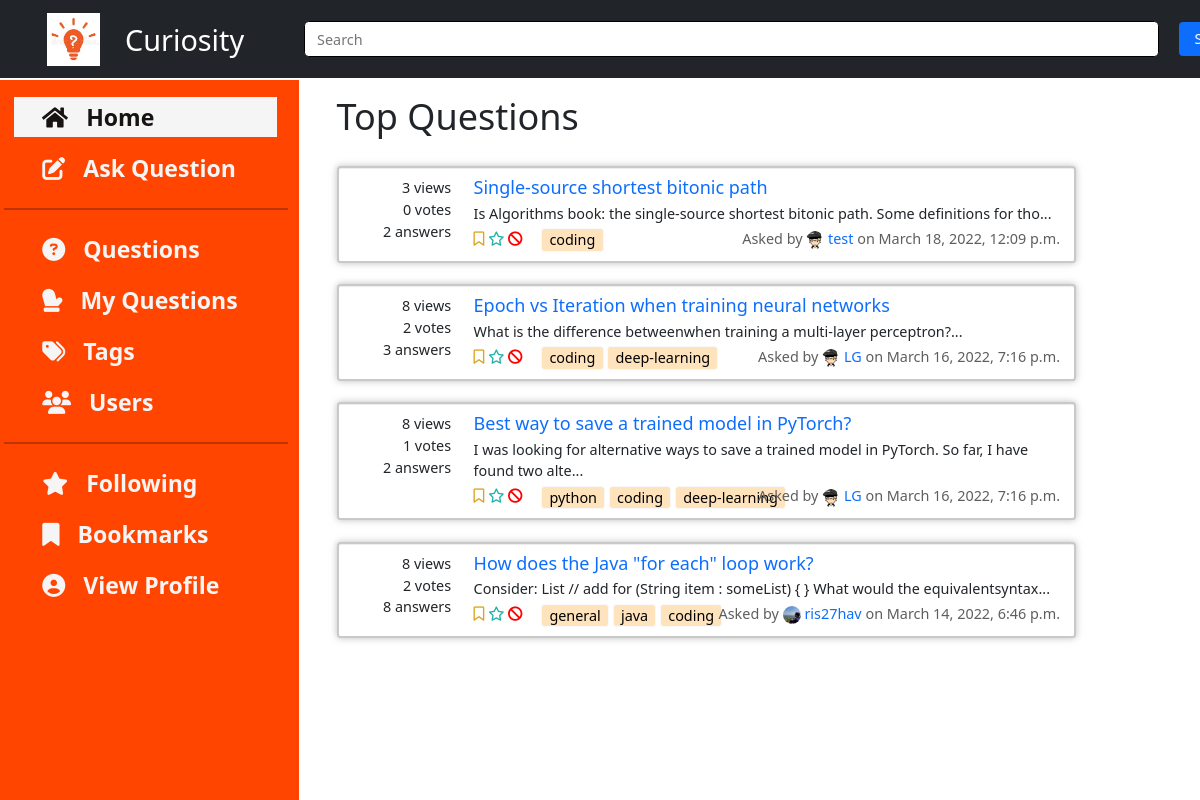
/home/tags/coding, run on the app's committed database.
### questions/models.py (models this page shows, shortened)
class Question(Content):
    title = models.CharField(max_length=100)
    tags = models.ManyToManyField(to='tags.Tag', blank=False)
    viewedBy = models.ManyToManyField(to='users.User', related_name='viewedBy', blank=True)
    def get_summary_text(self):
        text = re.sub(r'<.*?>|&+.*;+', '', self.text)
        return text[:100] + '...'
    class Meta:
        ordering = ['-pub_date']

### home/models.py (models this page shows, shortened)
class Content(models.Model):
    text = RichTextField(blank=False)
    author = models.ForeignKey(to='users.User', on_delete=models.SET_NULL, related_name='author', null=True)
    anonymous = models.BooleanField(default=False)
    pub_date = models.DateTimeField('date published', default = datetime.now(), blank=True, null=True)
    likedBy = models.ManyToManyField(to='users.User', related_name='likedBy', blank=True)
    dislikedBy = models.ManyToManyField(to='users.User', related_name='dislikedBy', blank=True)
    def get_votes(self):
        return self.likedBy.count() - self.dislikedBy.count()
    def get_author_name(self):
        if self.anonymous:
            return 'Anonymous User'
        else:
            return self.author.username

### tags/models.py (models this page shows, shortened)
class Tag(models.Model):
    name = models.CharField(max_length=50)

### users/models.py (models this page shows, shortened)
class User(AbstractUser):
    username = models.CharField(max_length=25,blank=False,unique=True)
    email = models.EmailField(
        verbose_name='email address',
        max_length=50,
        unique=True,
        blank=False,
        validators=[EmailValidator()]
    )
    name = models.CharField(max_length=30, blank=True, null=True)
    profile_image = models.ImageField(upload_to='profile_image', default='default.jpg')
    blocked = models.BooleanField(default=False)
    followingQuestions = models.ManyToManyField(to='questions.Question', related_name='users_following', blank=True)
    bookmarkQuestions = models.ManyToManyField(to='questions.Question', related_name='users_bookmarked', blank=True)
    favouriteTags = models.ManyToManyField(to='tags.Tag', blank=True)
    objects = UserInfoManager()
    USERNAME_FIELD = 'email'
    REQUIRED_FIELDS = ['username' ]

### home/views.py (the view)
# urls.py: path('tags/<tagname>', views.tagView, name='tags'),                  # tag questions page
def tagView(request, tagname):
    tagSel = Tag.objects.filter(name=tagname)
    tagQues = Question.objects.filter(tags__in=tagSel).distinct()
    context = {
        'questions': tagQues,
        'pop_tags': get_popular_tags()
    }
    return render(request, 'home/home.html', context=context)

### home/views.py (called while the page is built)
def get_popular_tags():
    return sorted(Tag.objects.all(), key=lambda x: x.question_set.count(), reverse=True)[:10]

### home/templates/home/home.html (shortened to what this page needs)
{% extends 'questions_list.html' %}
{% block heading %}
Top Questions
{% endblock %}

### templates/questions_list.html (shortened to what this page needs)
{% extends 'base.html' %}
{% block insert_content %}
<h1 class="container">
    {% block heading %}{% endblock %}
</h1>
<br>
<div class="container">
    {% if questions %}
    {%for question in questions%}
    <div class="card d-flex flex-row "
        style="box-shadow: 0 1px 1px rgba(0, 0, 0, 0.075) inset, 0 0 8px rgba(146, 146, 146, 0.6);">
        <div class="d-flex flex-column align-middle ques-stats">
            <span>{{question.viewedBy.count}} views</span>
            <span>{{question.get_votes}} votes</span>
            <span>{{question.answer_set.count}} answers</span>
        </div>
        <div class="d-flex flex-column">
            <a href="{% url 'questions:view_question' question_id=question.id %}" style="text-decoration: none;">
                <h5 style="margin-bottom: 4px;">{{question.title}}</h5>
            </a>
            <div style="margin-bottom: 4px;">{{question.get_summary_text}}</div>
            <div class="d-flex flex-row">
                <span>
                    <form class="follow-bookmark-form icon-only-buttons" style="display:inline">
                        <button type="submit" class="bookmark" name="action" , value="bookmark" data-toggle="tooltip" data-placement="bottom" title="Bookmark">
                            {% if user in question.users_bookmarked.all %}
                            <i class="fa-solid fa-bookmark"></i>
                            {% else %}
                            <i class="fa-regular fa-bookmark"></i>
                            {% endif %}
                        </button>
                        <button type="submit" class="follow" name="action" , value="follow" data-toggle="tooltip" data-placement="bottom" title="Follow">
                            {% if user in question.users_following.all %}
                            <i class="fa-solid fa-star"></i>
                            {% else %}
                            <i class="fa-regular fa-star"></i>
                            {% endif %}
                        </button>
                    </form>
                    {% if not user.blocked %}
                    <button type="button" class="report-button" data-bs-toggle="modal" data-bs-target="#staticBackdrop"  data-toggle="tooltip" data-placement="bottom" title="Report">
                        <i class="fa-solid fa-ban" style="color: red;"></i>
                    </button>
                    {% endif %}
                    {% for tag in question.tags.all %}
                    {% if tag in user.favouriteTags.all %}
                    <a class="btn btn-success" style="padding: 0px 8px;" href="{% url 'home:tags' tagname=tag.name%}"
                        class="tag_questions">{{tag.name}}</a>
                    {% else %}
                    <a class="btn btn-light" style="padding: 0px 8px; background-color: rgb(255, 227, 189);"
                        href="{% url 'home:tags' tagname=tag.name%}" class="tag_questions">{{tag.name}}</a>
                    {% endif %}
                    {% endfor %}
                </span>
                <div class="text-right" style="position: absolute; right: 16px; color: rgb(94, 94, 94);">Asked by
                    {% if question.get_author_name == 'Anonymous User' %}
                    someone
                    {% else %}
                    <a style="text-decoration: none;" href="{% url 'users:view_user' question.author.id %}">
                        <img src="{{question.author.profile_image.url}}" width="20" height="20"
                            style="border-radius: 50%;">
                        {{question.author.username}}</a>
                    {% endif %}
                    on {{question.pub_date}}
                </div>
            </div>
        </div>
    </div>
    <br />
    {%endfor%}
    {% else %}
    <h2>
        {% block empty_message %}
        No questions to display.
        {% endblock %}
    </h2>
    {% endif %}
</div>
{% endblock %}
{% block insert_right_bar %}
<br> <br> <br>
{% endblock %}

### static/css/master.css (style rules this page uses)
* { margin: 0; padding: 0; }
html { scroll-behavior: smooth; zoom: 90%; }
:root { --navbar-height: 59px; }
.icon-only-buttons button { background-color: transparent; border: none; color: black; padding: 0; margin: 0; }
.icon-only-buttons .fa-bookmark { color: goldenrod; }
.icon-only-buttons .fa-star { color: lightseagreen; }
.report-button { background-color: transparent; border: none; color: black; padding: 0; margin: 0; }
.card { padding: 10px; border: 3px solid rgb(201, 201, 201); }
.ques-stats span { width: 25%; min-width: 140px; text-align: right; padding-right: 25px; }

### data on the page
Question: viewedBy.count "3", get_votes "0", answer_set.count "2", title "Single-source shortest bitonic path", get_summary_text "Is Algorithms book: the single-source shortest bitonic path. Some definitions for tho...", author.profile_image (placeholder picture), author.username "test", pub_date "March 18, 2022, 12:09 p.m."
Tag: name "coding"
Question: viewedBy.count "8", get_votes "2", answer_set.count "3", title "Epoch vs Iteration when training neural networks", get_summary_text "What is the difference betweenwhen training a multi-layer perceptron?...", author.profile_image (placeholder picture), author.username "LG", pub_date "March 16, 2022, 7:16 p.m."
Tag: name "deep-learning"
Question: viewedBy.count "8", get_votes "1", answer_set.count "2", title "Best way to save a trained model in PyTorch?", get_summary_text "I was looking for alternative ways to save a trained model in PyTorch. So far, I have found two alte...", author.profile_image (placeholder picture), author.username "LG", pub_date "March 16, 2022, 7:16 p.m."
Tag: name "python"
Question: viewedBy.count "8", get_votes "2", answer_set.count "8", title "How does the Java \"for each\" loop work?", get_summary_text "Consider: List // add for (String item : someList) { } What would the equivalentsyntax...", author.profile_image (picture), author.username "ris27hav", pub_date "March 14, 2022, 6:46 p.m."
Tag: name "general"
Tag: name "java"
